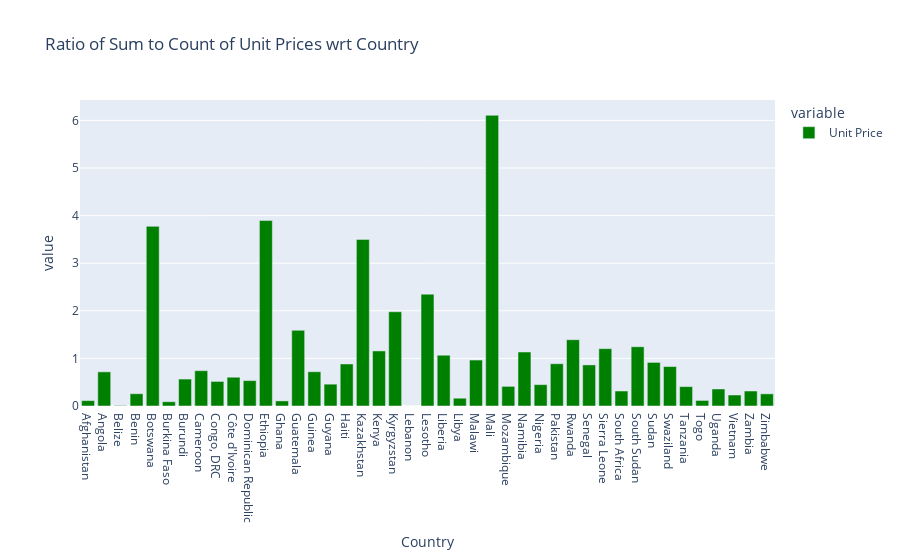

Source (notebook cell):
### Markdown cell above
#### Though as explained in above graph, the maximum cost of unit price shipped is for brand Colloidal Gold, though count is maximum for Generic which comes at second number in total cost of unit price shipping. 

#### This shows that Colloidal Brand has shipped maximum cost in just 70 counts whereas, generic has shipped only 0.7633% of colloidal in 7285 counts. Seems, genric brand is in good growing phase where customer trails the product in small packets. 

#### Other brand which is growing phase is Determines which sold 791.67 in 799 counts. Seems like, the growing phase of Determines is better than generic though the selling cost is less, because the ratio of count and selling cost is more of determines than generic.

### Code cell
px.bar(df.groupby('Country')['Unit Price'].sum()/df.groupby('Country')['Unit Price'].count(), title='Ratio of Sum to Count of Unit Prices wrt Country',color_discrete_sequence =['green']*3)

### Figure 1 — Plotly figure (JSON) as saved in the notebook; plotly's stock layout.template omitted (floating-point values rounded to 4 significant figures)
{"data": [{"alignmentgroup": "True", "hovertemplate": "variable=Unit Price<br>Country=%{x}<br>value=%{y}<extra></extra>", "legendgroup": "Unit Price", "marker": {"color": "green"}, "name": "Unit Price", "offsetgroup": "Unit Price", "orientation": "v", "showlegend": true, "textposition": "auto", "type": "bar", "x": ["Afghanistan", "Angola", "Belize", "Benin", "Botswana", "Burkina Faso", "Burundi", "Cameroon", "Congo, DRC", "Côte d'Ivoire", "Dominican Republic", "Ethiopia", "Ghana", "Guatemala", "Guinea", "Guyana", "Haiti", "Kazakhstan", "Kenya", "Kyrgyzstan", "Lebanon", "Lesotho", "Liberia", "Libya", "Malawi", "Mali", "Mozambique", "Namibia", "Nigeria", "Pakistan", "Rwanda", "Senegal", "Sierra Leone", "South Africa", "South Sudan", "Sudan", "Swaziland", "Tanzania", "Togo", "Uganda", "Vietnam", "Zambia", "Zimbabwe"], "xaxis": "x", "y": [0.1133, 0.7171, 0.01, 0.2577, 3.774, 0.09, 0.566, 0.7421, 0.5162, 0.6044, 0.5337, 3.896, 0.1069, 1.591, 0.72, 0.4588, 0.883, 3.5, 1.157, 1.98, 0, 2.35, 1.067, 0.1638, 0.9657, 6.108, 0.4123, 1.134, 0.449, 0.888, 1.393, 0.8633, 1.205, 0.3149, 1.245, 0.9157, 0.8286, 0.4072, 0.1167, 0.3575, 0.2309, 0.3153, 0.2552], "yaxis": "y"}], "layout": {"barmode": "relative", "legend": {"title": {"text": "variable"}, "tracegroupgap": 0}, "title": {"text": "Ratio of Sum to Count of Unit Prices wrt Country"}, "xaxis": {"anchor": "y", "domain": [0, 1], "title": {"text": "Country"}}, "yaxis": {"anchor": "x", "domain": [0, 1], "title": {"text": "value"}}}}
